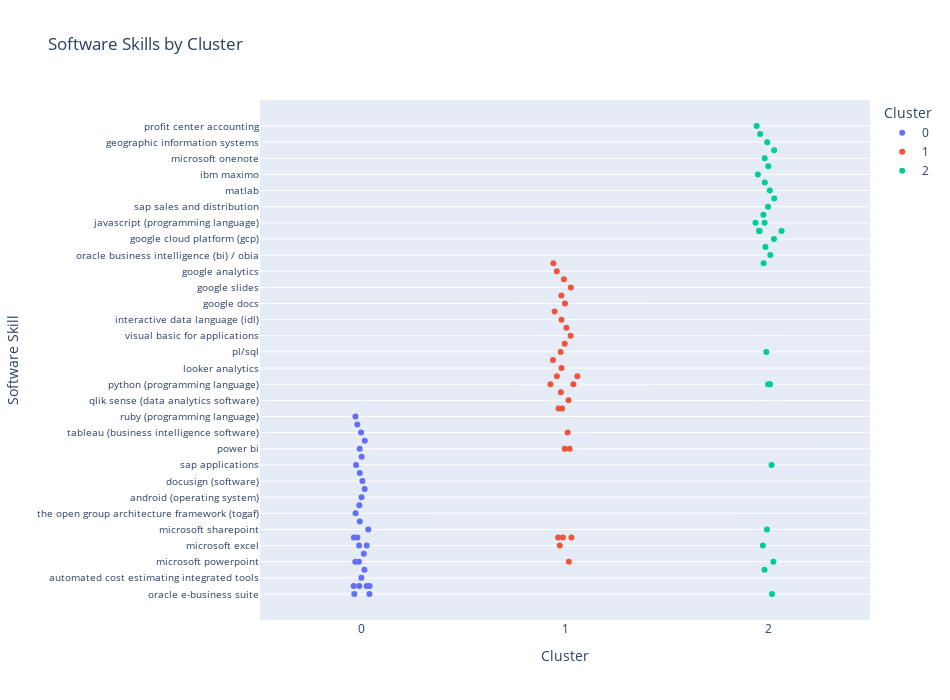

The cell this chart's notebook holds for it:
### Code cell
import plotly.express as px

# Sample up to 30 skills per cluster for visualization
sampled = df_exploded.groupby('cluster').apply(lambda x: x.head(30)).reset_index(drop=True)

# Plot
fig = px.strip(
    sampled,
    x='cluster',
    y='SOFTWARE_SKILLS_LIST',
    color='cluster',
    title="Software Skills by Cluster",
    labels={'SOFTWARE_SKILLS_LIST': "Software Skill", 'cluster': "Cluster"},
    orientation='v'
)

fig.update_traces(jitter=0.3, marker=dict(size=8, opacity=0.7), selector=dict(type='scatter'))
fig.update_layout(height=700, width=950, yaxis_tickfont_size=10)
fig.show()

### Figure 1 — Plotly figure (JSON) as saved in the notebook; plotly's stock layout.template omitted (floating-point values rounded to 4 significant figures)
{"data": [{"alignmentgroup": "True", "boxpoints": "all", "fillcolor": "rgba(255,255,255,0)", "hoveron": "points", "hovertemplate": "Cluster=%{x}<br>Software Skill=%{y}<extra></extra>", "legendgroup": "0", "line": {"color": "rgba(255,255,255,0)"}, "marker": {"color": "#636efa"}, "name": "0", "offsetgroup": "0", "orientation": "v", "pointpos": 0, "showlegend": true, "type": "box", "x": [0, 0, 0, 0, 0, 0, 0, 0, 0, 0, 0, 0, 0, 0, 0, 0, 0, 0, 0, 0, 0, 0, 0, 0, 0, 0, 0, 0, 0, 0], "x0": " ", "xaxis": "x", "y": ["oracle e-business suite", "apple ios", "oracle e-business suite", "apple ios", "automated cost estimating integrated tools", "microsoft word", "microsoft powerpoint", "enterprise application software", "microsoft excel", "microsoft office", "microsoft powerpoint", "microsoft sharepoint", "microsoft project", "microsoft excel", "the open group architecture framework (togaf)", "business software", "android (operating system)", "chatbot", "microsoft office", "docusign (software)", "sap successfactors", "sap applications", "human resources information system (hris)", "apple ios", "power bi", "mac os", "apple ios", "tableau (business intelligence software)", "infrastructure as a service (iaas)", "ruby (programming language)"], "y0": " ", "yaxis": "y"}, {"alignmentgroup": "True", "boxpoints": "all", "fillcolor": "rgba(255,255,255,0)", "hoveron": "points", "hovertemplate": "Cluster=%{x}<br>Software Skill=%{y}<extra></extra>", "legendgroup": "1", "line": {"color": "rgba(255,255,255,0)"}, "marker": {"color": "#EF553B"}, "name": "1", "offsetgroup": "1", "orientation": "v", "pointpos": 0, "showlegend": true, "type": "box", "x": [1, 1, 1, 1, 1, 1, 1, 1, 1, 1, 1, 1, 1, 1, 1, 1, 1, 1, 1, 1, 1, 1, 1, 1, 1, 1, 1, 1, 1, 1], "x0": " ", "xaxis": "x", "y": ["sql (programming language)", "power bi", "microsoft office", "power bi", "qlik sense (data analytics software)", "php development", "python (programming language)", "dashboard", "looker analytics", "microsoft sql servers", "pl/sql", "database management systems", "visual basic for applications", "bash (scripting language)", "tableau (business intelligence software)", "interactive data language (idl)", "microsoft office", "salesforce", "google docs", "productivity software", "google slides", "google sheets", "microsoft powerpoint", "google analytics", "python (programming language)", "dashboard", "sql (programming language)", "microsoft office", "microsoft excel", "sas (software)"], "y0": " ", "yaxis": "y"}, {"alignmentgroup": "True", "boxpoints": "all", "fillcolor": "rgba(255,255,255,0)", "hoveron": "points", "hovertemplate": "Cluster=%{x}<br>Software Skill=%{y}<extra></extra>", "legendgroup": "2", "line": {"color": "rgba(255,255,255,0)"}, "marker": {"color": "#00cc96"}, "name": "2", "offsetgroup": "2", "orientation": "v", "pointpos": 0, "showlegend": true, "type": "box", "x": [2, 2, 2, 2, 2, 2, 2, 2, 2, 2, 2, 2, 2, 2, 2, 2, 2, 2, 2, 2, 2, 2, 2, 2, 2, 2, 2, 2, 2, 2], "x0": " ", "xaxis": "x", "y": ["oracle business intelligence (bi) / obia", "oracle e-business suite", "pl/sql", "oracle fusion middleware", "sas (software)", "google cloud platform (gcp)", "", "javascript (programming language)", "order management systems", "sap sales and distribution", "sap applications", "python (programming language)", "visual basic (programming language)", "matlab", "c++ (programming language)", "ibm maximo", "microsoft word", "microsoft teams", "python (programming language)", "microsoft powerpoint", "microsoft sharepoint", "microsoft onenote", "web applications", "microsoft excel", "geographic information systems", "microsoft onedrive", "javascript (programming language)", "", "", "profit center accounting"], "y0": " ", "yaxis": "y"}], "layout": {"boxmode": "overlay", "height": 700, "legend": {"title": {"text": "Cluster"}, "tracegroupgap": 0}, "title": {"text": "Software Skills by Cluster"}, "width": 950, "xaxis": {"anchor": "y", "categoryarray": [0, 1, 2], "categoryorder": "array", "domain": [0, 1], "title": {"text": "Cluster"}}, "yaxis": {"anchor": "x", "domain": [0, 1], "tickfont": {"size": 10}, "title": {"text": "Software Skill"}}}}
